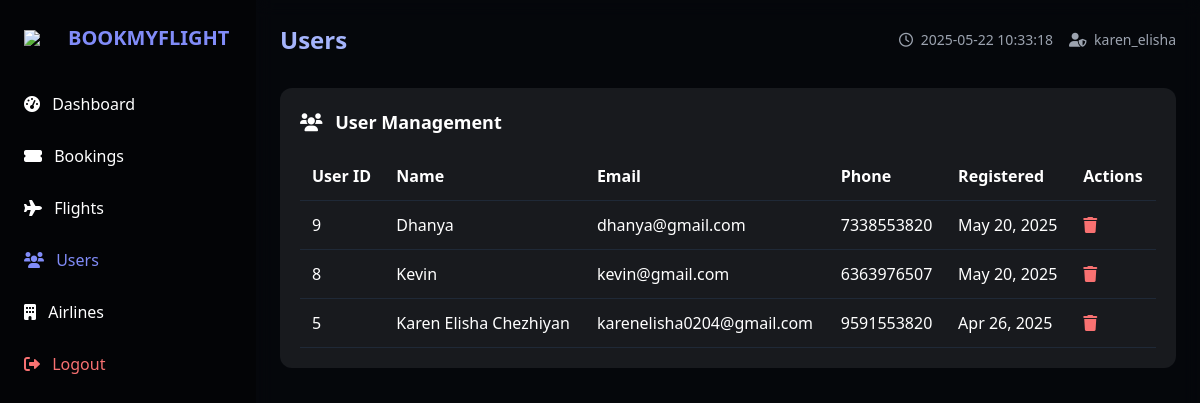
/admin-dashboard.php?section=users (signed in), run on an earlier commit of the app's database.
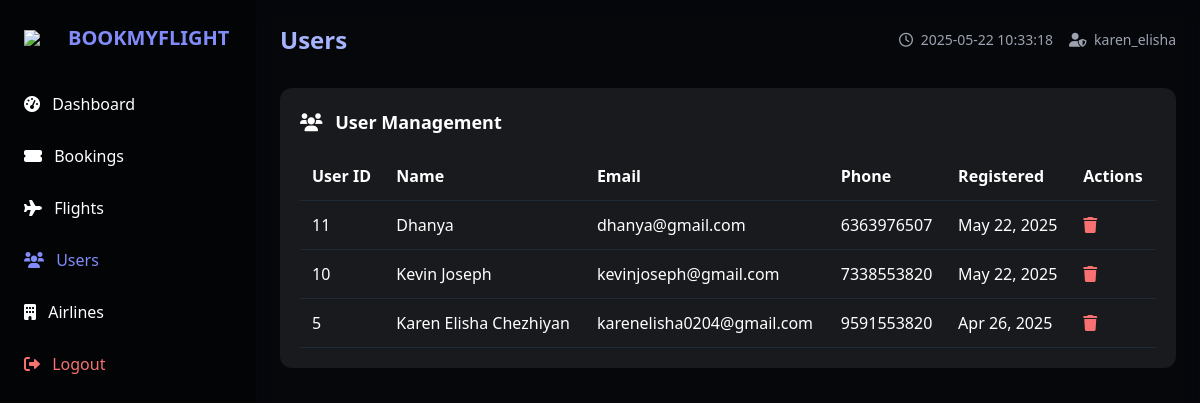
And on a later commit of the database.
### tables this page shows
CREATE TABLE `users` (
  `user_id` int(11) NOT NULL,
  `full_name` varchar(100) NOT NULL,
  `email` varchar(100) NOT NULL,
  `phone` varchar(15) NOT NULL,
  `password` varchar(255) NOT NULL,
  `member_since` timestamp NOT NULL DEFAULT current_timestamp(),
  `loyalty_points` int(11) DEFAULT 0,
  `loyalty_tier` enum('Bronze','Silver','Gold','Platinum') DEFAULT 'Bronze',
  `created_at` timestamp NULL DEFAULT current_timestamp()
);

### admin-dashboard.php (the view, shortened to what this page needs)
<?php
$db_host = "localhost";
$db_user = "root";
$db_pass = "";
$db_name = "airlines";
$mysqli = new mysqli($db_host, $db_user, $db_pass, $db_name);
$active_section = isset($_GET['section']) ? $_GET['section'] : 'dashboard';
$users = $mysqli->query("SELECT * FROM users ORDER BY created_at DESC")->fetch_all(MYSQLI_ASSOC);
?>
<!DOCTYPE html>
<html lang="en">
<head>
  <script src="https://cdn.tailwindcss.com"></script>
  <link rel="stylesheet" href="https://cdnjs.cloudflare.com/ajax/libs/font-awesome/6.0.0/css/all.min.css">
</head>
<body class="bg-gray-900 text-white min-h-screen flex">
  <aside class="sidebar w-64 p-6 hidden md:block">
    <div class="flex items-center mb-8">
      <img src="https://img.icons8.com/ios-filled/50/ffffff/airplane-mode-on.png" class="w-8 mr-3">
      <h1 class="text-xl font-bold text-indigo-400">BOOKMYFLIGHT</h1>
    </div>
    <nav class="space-y-3">
      <a href="?section=dashboard" class="block nav-item py-2 <?= $active_section === 'dashboard' ? 'text-indigo-400' : '' ?>">
        <i class="fas fa-tachometer-alt mr-2"></i> Dashboard
      </a>
      <a href="?section=bookings" class="block nav-item py-2 <?= $active_section === 'bookings' ? 'text-indigo-400' : '' ?>">
        <i class="fas fa-ticket-alt mr-2"></i> Bookings
      </a>
      <a href="?section=flights" class="block nav-item py-2 <?= $active_section === 'flights' ? 'text-indigo-400' : '' ?>">
        <i class="fas fa-plane mr-2"></i> Flights
      </a>
      <a href="?section=users" class="block nav-item py-2 <?= $active_section === 'users' ? 'text-indigo-400' : '' ?>">
        <i class="fas fa-users mr-2"></i> Users
      </a>
      <a href="?section=airlines" class="block nav-item py-2 <?= $active_section === 'airlines' ? 'text-indigo-400' : '' ?>">
        <i class="fas fa-building mr-2"></i> Airlines
      </a>
      <a href="?logout" class="block nav-item py-2 text-red-400 mt-8">
        <i class="fas fa-sign-out-alt mr-2"></i> Logout
      </a>
    </nav>
  </aside>
  <main class="main-content flex-1 p-6 overflow-y-auto">
    <header class="flex justify-between items-center mb-8">
      <h2 class="text-2xl font-bold text-indigo-300">
        <?= ucfirst($active_section) ?> <?= $active_section === 'dashboard' ? 'Overview' : '' ?>
      </h2>
      <div class="flex items-center space-x-4">
        <span class="text-sm text-gray-400">
          <i class="far fa-clock mr-1"></i> <?= date('Y-m-d H:i:s') ?>
        </span>
        <span class="text-sm text-gray-400">
          <i class="fas fa-user-shield mr-1"></i> <?= $_SESSION['admin_username'] ?>
        </span>
      </div>
    </header>
    <section id="usersSection" class="section <?= $active_section === 'users' ? 'active' : '' ?>">
      <div class="card p-5 rounded-xl overflow-x-auto">
        <h3 class="text-lg font-semibold mb-4"><i class="fas fa-users mr-2"></i> User Management</h3>
        <table class="w-full">
          <thead>
            <tr class="border-b border-gray-800 text-left">
              <th class="p-3">User ID</th>
              <th class="p-3">Name</th>
              <th class="p-3">Email</th>
              <th class="p-3">Phone</th>
              <th class="p-3">Registered</th>
              <th class="p-3">Actions</th>
            </tr>
          </thead>
          <tbody>
            <?php foreach ($users as $user): ?>
            <tr class="table-row border-b border-gray-800">
              <td class="p-3"><?= $user['user_id'] ?></td>
              <td class="p-3"><?= $user['full_name'] ?></td>
              <td class="p-3"><?= $user['email'] ?></td>
              <td class="p-3"><?= $user['phone'] ?? 'N/A' ?></td>
              <td class="p-3"><?= date('M d, Y', strtotime($user['created_at'])) ?></td>
              <td class="p-3">
                <a href="javascript:void(0)" onclick="deleteUser(<?= $user['user_id'] ?>)" class="text-red-400 hover:text-red-300">
                  <i class="fas fa-trash"></i>
                </a>
              </td>
            </tr>
            <?php endforeach; ?>
          </tbody>
        </table>
      </div>
    </section>
  </main>
</body>
</html>

### admin-dashboard.php (style rules this page uses)
.sidebar { background: rgba(0, 0, 0, 0.85); }
.main-content { background: rgba(0, 0, 0, 0.7); backdrop-filter: blur(8px); }
.card { background: rgba(255, 255, 255, 0.08); transition: all 0.3s ease; }
.nav-item { transition: color 0.2s ease; }
.section { display: none; opacity: 0; transition: opacity 0.3s ease; }
.section.active { display: block; opacity: 1; }

What changed in the data, as far as the page shows it:
removed users: user_id "9", full_name "Dhanya", email "dhanya@gmail.com", phone "7338553820", created_at "May 20, 2025"
removed users: user_id "8", full_name "Kevin", email "kevin@gmail.com", phone "6363976507", created_at "May 20, 2025"
added users: user_id "11", full_name "Dhanya", email "dhanya@gmail.com", phone "6363976507", created_at "May 22, 2025"
added users: user_id "10", full_name "Kevin Joseph", email "kevinjoseph@gmail.com", phone "7338553820", created_at "May 22, 2025"
